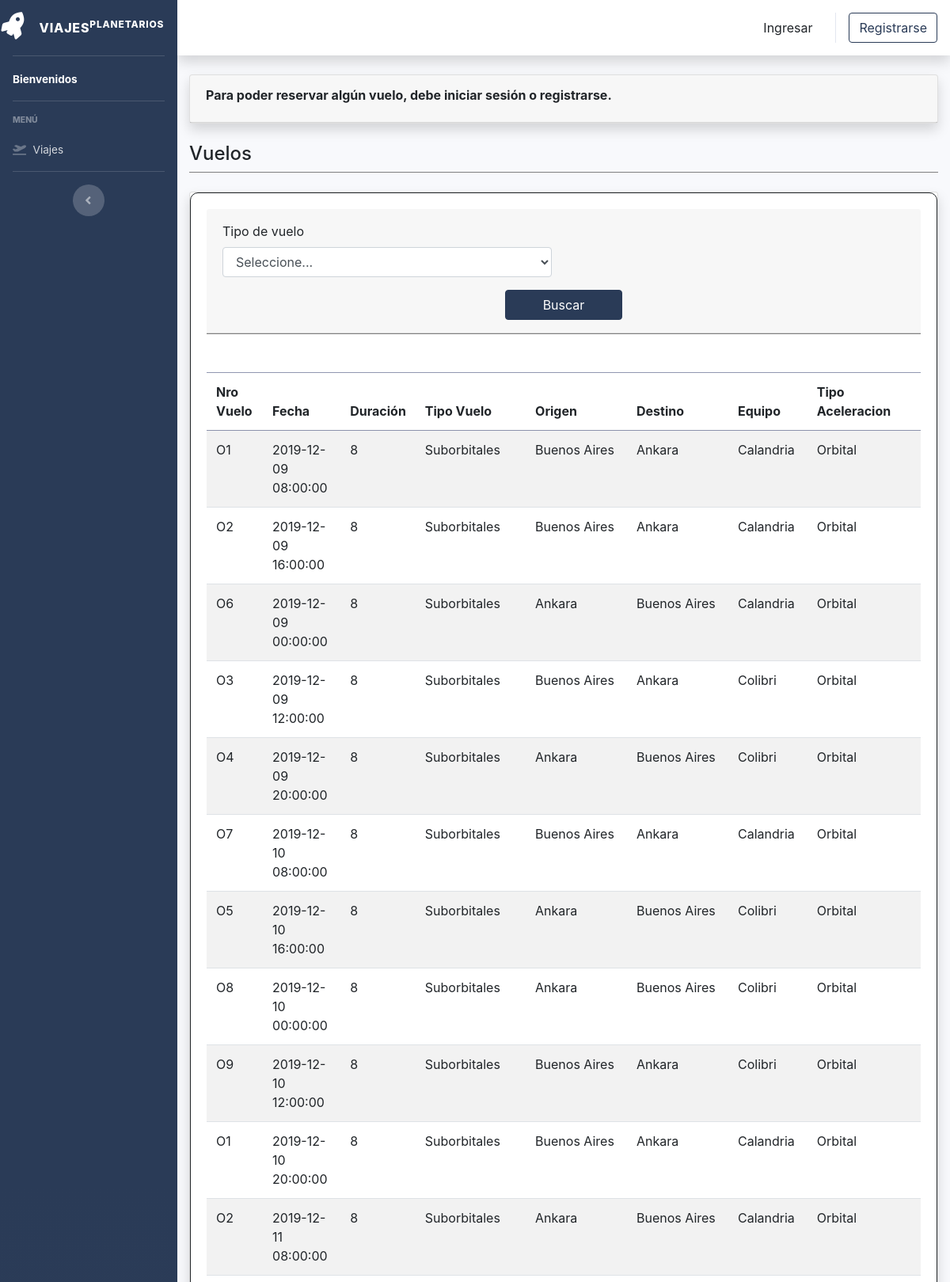
The page /vista/vista_cliente.php (upper part) on the database its author committed.
### tables this page shows
CREATE TABLE vuelo (
  id_vuelo int(11) NOT NULL,
  duracion double DEFAULT NULL,
  fecha datetime DEFAULT NULL,
  cod_equipo int(11) NOT NULL,
  cod_tipo_vuelo int(11) NOT NULL,
  cod_trayecto int(11) NOT NULL,
  costo double (20,2) NOT null,
  cod_estado int(11) 
);

CREATE TABLE equipo (
  id_equipo int(11) NOT NULL,
  modelo varchar(100) NOT NULL,
  matricula varchar(100) NOT NULL,
  cod_tipo_equipo varchar(100) NOT NULL,
  capacidad_total int(4) NOT NULL,
  capacidad_cabinaF int(4) NOT NULL,
  capacidad_cabinaG int(4) NOT NULL,
  capacidad_cabinaS int(4) NOT NULL
);

CREATE TABLE tipo_vuelo (
  id_tipo_vuelo int(11) NOT NULL,
  descripcion varchar(100) NOT NULL
);

CREATE TABLE `estacion` (
  `id_estacion` int(11) NOT NULL,
  `nombre` varchar(200) NOT NULL,
  cod_tipo_vuelo int(11) NOT NULL
);

### htdocs/modelo/modelo_cliente.php (called while the page is built, shortened)
<?php
function getVuelos(){
    $conn = getConexion();
    $sql="SELECT v.id_vuelo, v.fecha, v.duracion, t.descripcion as tipo_vuelo, estO.nombre origen,  estD.nombre destino, q.modelo, q.matricula, q.cod_tipo_equipo as tipo_aceleracion
 FROM vuelo v
    JOIN tipo_vuelo t on t.id_tipo_vuelo = v.cod_tipo_vuelo
    JOIN equipo q on q.id_equipo = v.cod_equipo
    JOIN trayecto tra on tra.id_trayecto = v.cod_trayecto
    JOIN estacion estO on estO.id_estacion = tra.cod_estacion_origen
    JOIN estacion estD on estD.id_estacion = tra.cod_estacion_destino;";
    $result=mysqli_query($conn,$sql);
    $vuelos = Array();
    if(mysqli_num_rows($result)> 0)
    {
        while ($row=mysqli_fetch_assoc($result))
        {
            $vuelo = Array();
            $vuelo['matricula'] = $row["matricula"];
            $vuelo['fecha'] = $row["fecha"];
            $vuelo['duracion'] = $row["duracion"];
            $vuelo['tipo_vuelo'] = $row["tipo_vuelo"];
            $vuelo['origen'] = $row["origen"];
            $vuelo['destino'] = $row["destino"];
            $vuelo['modelo'] = $row["modelo"];
            $vuelo['tipo_aceleracion'] = $row["tipo_aceleracion"];
            $vuelo['id'] = $row["id_vuelo"];
            $vuelos[] = $vuelo;
        }
    }
    else{
        echo "No se encontro coincidencias";
    }
    return $vuelos;
}

### htdocs/controlador/controlador_cliente.php (called while the page is built, shortened)
<?php
include("../modelo/modelo_cliente.php");
if(isset($_GET["submit"])){
    $tipoVuelo = $_GET['tipo_vuelo'];
    $fdesde = $_GET['fdesde'];
    $fhasta = $_GET['fhasta'];
    $origen = $_GET['origen'];
    $destino = $_GET['destino'];
    if($tipoVuelo != 0){
        if($origen == $destino){
            echo "<script>alert('El destino de la estación no puede ser igual a la de origen.');window.location.href=\"../vista/vista_cliente.php\"</script>";
        } else if($tipoVuelo == 2 || $tipoVuelo == 3 && ($origen == 10 || 11) && ($destino == 10 || 11)){
            echo "<script>alert('Si eligió Bs As o Ankara el destino no puede ser una estación de la Tierra');window.location.href=\"../vista/vista_cliente.php\"</script>";
        }
        $vuelos = getVuelosConFiltro($tipoVuelo, $fdesde, $fhasta, $origen, $destino);
        include("../vista/vista_cliente.php");
    }else{
        echo "<script>alert('Elija un tipo de vuelo');window.location.href=\"../vista/vista_cliente.php\"</script>";
    }
}else {
    $vuelos = getVuelos();
}

### htdocs/vista/vista_cliente.php (the view, shortened to what this page needs)
<?php
include("../header.php");
if(!isset($_GET['submit'])){
    include("../controlador/controlador_cliente.php");
}
if(isset($_SESSION["email"])) {
  $email =  $_SESSION["email"];
} else{
    echo "<div class=\"card shadow mb-4\">
    <div class=\"card-header py-3\">
        <h6 style=\"font-weight: bold;\">Para poder reservar algún vuelo, debe iniciar sesión o registrarse.</h6>
    </div>
</div>";
}
?>
<div class="row page-title-header">
    <div class="col-12">
        <div class="page-header">
            <h4 class="page-title">Vuelos </h4>
        </div>
    </div>
</div>
<div class="row">
    <div class="col-md-12">
        <div class="separador"></div>
    </div>
</div>
<br>
<div class="card shadow mb-4">
    <div class="card-body">
        <div class="card-header py-3">
            <form method="get" action="../controlador/controlador_cliente.php">
                <div class="row">
                    <div class="col-6">
                        <div class="form-group">
                            <label>Tipo de vuelo</label>
                            <select class="form-control" name="tipo_vuelo" id='tipo_vuelo' onchange='tipoDeVuelo(this.value)' >
                                <option value="0">Seleccione...</option>
                            </select>
                        </div>
                    </div>
                </div>
                <div class="row">
                    <button class="btn btn-primary col-2 offset-5" name="submit" type="submit">Buscar</button>
                </div>
            </form>
        </div>
        <div class="row">
            <div class="col-12">
                <div class="separador"></div>
            </div>
        </div>
        <br>
        <br>
        <div class="table-responsive">
            <table class="table table-striped" id="dataTable" width="100%" cellspacing="0">
                <thead>
                <tr>
                    <th>Nro Vuelo</th>
                    <th>Fecha</th>
                    <th>Duración</th>
                    <th>Tipo Vuelo</th>
                    <th>Origen</th>
                    <th>Destino</th>
                    <th>Equipo</th>
                    <th>Tipo Aceleracion</th>
                    <th></th>
                </tr>
                </thead>
                <tbody>
                <?php
                    foreach ($vuelos as $vuelo){
                        if(isset($email)){
                            $reserva = "<a style='color: #2a3b57; font-weight: bold;' href='../vista/vista_CrearReserva.php?vuelo=".$vuelo['id']."&matricula=".$vuelo['matricula'] ."'>Reservar</a>";
                        }
                        else{
                            $reserva = "";
                        }
                        echo "<tr>
                             <td>".$vuelo['matricula']."</td>
                             <td>".$vuelo['fecha']."</td>
                             <td>".$vuelo['duracion']."</td>
                             <td>".$vuelo['tipo_vuelo']."</td>
                             <td>".$vuelo['origen']."</td>
                             <td>".$vuelo['destino']."</td>
                             <td>".$vuelo['modelo']."</td>
                             <td>".$vuelo['tipo_aceleracion']."</td>
                             <td>".$reserva."</td>
                         </tr>";
                    }
                ?>
                </tbody>
            </table>
        </div>
    </div>
</div>
<?php
include_once("../footer.php");
?>

### htdocs/header.php (shortened to what this page needs)
<!DOCTYPE html>
<html lang="en">
<head>
    <link href="../assets/vendor/fontawesome-free/css/all.min.css" rel="stylesheet" type="text/css">
    <link href="../assets/css/sb-admin-2.min.css" rel="stylesheet">
    <link rel="stylesheet" href="../assets/css/style.css">
    <link rel="stylesheet" href="//code.jquery.com/ui/1.12.1/themes/base/jquery-ui.css">
    <link rel="stylesheet" href="https://stackpath.bootstrapcdn.com/bootstrap/4.3.1/css/bootstrap.min.css">
</head>
<body id="page-top">
<div id="wrapper">
    <ul class="navbar-nav bg-gradient-primary sidebar sidebar-dark accordion" id="accordionSidebar">
        <a class="sidebar-brand d-flex align-items-center justify-content-center" href="index.html">
            <div class="sidebar-brand-icon rotate-n-15">
                <i class="fas fa-rocket"></i>
            </div>
            <div class="sidebar-brand-text mx-3">Viajes<sup>Planetarios</sup></div>
        </a>
        <hr class="sidebar-divider my-0">
        <li class="nav-item active">
            <a class="nav-link">
                <span>Bienvenidos</span></a>
        </li>
        <hr class="sidebar-divider">
        <div class="sidebar-heading">
            Menú
        </div>
        <li class="nav-item">
            <a class="nav-link"  href="<?php
            ?>">
                <i class="fas fa-plane-departure"></i>
                <span>Viajes</span></a>
        </li>
        <hr class="sidebar-divider d-none d-md-block">
        <div class="text-center d-none d-md-inline">
            <button class="rounded-circle border-0" id="sidebarToggle"></button>
        </div>
    </ul>
    <div id="content-wrapper" class="d-flex flex-column">
        <div id="content">
            <nav class="navbar navbar-expand navbar-light bg-white topbar mb-4 static-top shadow">
                <ul class="navbar-nav ml-auto">
                    <?php
                    if(isset($rol)) {
                        echo "
                        <div class=\"topbar-divider d-none d-sm-block\"></div>
                        <li class=\"nav-item dropdown no-arrow\">
                            <a class=\"nav-link dropdown-toggle\" href=\"#\" id=\"userDropdown\" role=\"button\" data-toggle=\"dropdown\" aria-haspopup=\"true\" aria-expanded=\"false\">
                                <span class=\"mr-2 d-none d-lg-inline text-gray-600 small\"></span>
                                <img class=\"img-profile rounded-circle\" src=\"https://source.unsplash.com/QAB-WJcbgJk/60x60\">
                            </a>
                            <div class=\"dropdown-menu dropdown-menu-right shadow animated--grow-in\" aria-labelledby=\"userDropdown\">
                                <a class=\"dropdown-item\" href='vista_perfil.php' >
                                    <i class=\"fas fa-user fa-sm fa-fw mr-2 text-gray-400\"></i>
                                    Perfil
                                </a>
                                <div class=\"dropdown-divider\"></div>
                                <a class=\"dropdown-item\" href=\"../CerrarSession.php\"><i class=\"fas fa-sign-out-alt fa-sm fa-fw mr-2 text-gray-400\"></i>
                                    Cerrar sesión</a>
                            </div>
                        </li>";
                    } else{
                        echo "<ul class=\"navbar-nav\">
                                <li class=\"nav-item font-weight-semibold d-none d-lg-block\"><a class='btn btnIngresar' href='../login.php'>Ingresar</a></li>
                                <div class=\"topbar-divider d-none d-sm-block\"></div>
                                <li class=\"nav-item font-weight-semibold d-none d-lg-block\"><a class='btn btnRegistrar' href='vista_registrar.php'>Registrarse</a></li>
                              </ul>";
                    }
                    ?>
                </ul>
            </nav>
            <div class="container-fluid">

### htdocs/footer.php (shortened to what this page needs)
</div>
</div>
</div>
</div>
</body>
</html>

### htdocs/assets/css/style.css (style rules this page uses)
:root { --input-padding-x: 1.5rem; --input-padding-y: 0.75rem; }
.btn-primary { color: #fff; background-color: #2a3b57!important; border-color: #2a3b57!important; }
:root { --input-padding-x: 1.5rem; --input-padding-y: .75rem; }
body { background: white; }
.separador { border-bottom: 1px solid grey; }
.table thead th { border-bottom: 1px solid #4c58809e!important; }
.table th { border-top: 1px solid #4c58809e!important; }
.btnRegistrar { border: 1px solid #2a3b57!important; color: #2a3b57!important; font-weight: bold; }
.btnIngresar { font-weight: bold; color: #2a3b57; }

### rows shown on the page
vuelo: cod_equipo.matricula "O1", fecha "2019-12-09 08:00:00", duracion "8", cod_tipo_vuelo.descripcion "Suborbitales", estacion.nombre "Buenos Aires", estacion.nombre "Ankara", cod_equipo.modelo "Calandria", cod_equipo.cod_tipo_equipo "Orbital"
vuelo: cod_equipo.matricula "O2", fecha "2019-12-09 16:00:00", duracion "8", cod_tipo_vuelo.descripcion "Suborbitales", estacion.nombre "Buenos Aires", estacion.nombre "Ankara", cod_equipo.modelo "Calandria", cod_equipo.cod_tipo_equipo "Orbital"
vuelo: cod_equipo.matricula "O6", fecha "2019-12-09 00:00:00", duracion "8", cod_tipo_vuelo.descripcion "Suborbitales", estacion.nombre "Ankara", estacion.nombre "Buenos Aires", cod_equipo.modelo "Calandria", cod_equipo.cod_tipo_equipo "Orbital"
vuelo: cod_equipo.matricula "O3", fecha "2019-12-09 12:00:00", duracion "8", cod_tipo_vuelo.descripcion "Suborbitales", estacion.nombre "Buenos Aires", estacion.nombre "Ankara", cod_equipo.modelo "Colibri", cod_equipo.cod_tipo_equipo "Orbital"
vuelo: cod_equipo.matricula "O4", fecha "2019-12-09 20:00:00", duracion "8", cod_tipo_vuelo.descripcion "Suborbitales", estacion.nombre "Ankara", estacion.nombre "Buenos Aires", cod_equipo.modelo "Colibri", cod_equipo.cod_tipo_equipo "Orbital"
vuelo: cod_equipo.matricula "O7", fecha "2019-12-10 08:00:00", duracion "8", cod_tipo_vuelo.descripcion "Suborbitales", estacion.nombre "Buenos Aires", estacion.nombre "Ankara", cod_equipo.modelo "Calandria", cod_equipo.cod_tipo_equipo "Orbital"
vuelo: cod_equipo.matricula "O5", fecha "2019-12-10 16:00:00", duracion "8", cod_tipo_vuelo.descripcion "Suborbitales", estacion.nombre "Ankara", estacion.nombre "Buenos Aires", cod_equipo.modelo "Colibri", cod_equipo.cod_tipo_equipo "Orbital"
vuelo: cod_equipo.matricula "O8", fecha "2019-12-10 00:00:00", duracion "8", cod_tipo_vuelo.descripcion "Suborbitales", estacion.nombre "Ankara", estacion.nombre "Buenos Aires", cod_equipo.modelo "Colibri", cod_equipo.cod_tipo_equipo "Orbital"
vuelo: cod_equipo.matricula "O9", fecha "2019-12-10 12:00:00", duracion "8", cod_tipo_vuelo.descripcion "Suborbitales", estacion.nombre "Buenos Aires", estacion.nombre "Ankara", cod_equipo.modelo "Colibri", cod_equipo.cod_tipo_equipo "Orbital"
vuelo: cod_equipo.matricula "O1", fecha "2019-12-10 20:00:00", duracion "8", cod_tipo_vuelo.descripcion "Suborbitales", estacion.nombre "Buenos Aires", estacion.nombre "Ankara", cod_equipo.modelo "Calandria", cod_equipo.cod_tipo_equipo "Orbital"
vuelo: cod_equipo.matricula "O2", fecha "2019-12-11 08:00:00", duracion "8", cod_tipo_vuelo.descripcion "Suborbitales", estacion.nombre "Ankara", estacion.nombre "Buenos Aires", cod_equipo.modelo "Calandria", cod_equipo.cod_tipo_equipo "Orbital"
